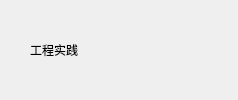
    <widget class="QWidget" name="widget_title" native="true">
     <property name="sizePolicy">
      <sizepolicy hsizetype="Preferred" vsizetype="Fixed">
       <horstretch>0</horstretch>
       <verstretch>0</verstretch>
      </sizepolicy>
     </property>
     <property name="minimumSize">
      <size>
       <width>100</width>
       <height>33</height>
      </size>
     </property>
     <layout class="QHBoxLayout" name="horizontalLayout_2">
      <property name="spacing">
       <number>0</number>
      </property>
      <property name="leftMargin">
       <number>0</number>
      </property>
      <property name="topMargin">
       <number>0</number>
      </property>
      <property name="rightMargin">
       <number>0</number>
      </property>
      <property name="bottomMargin">
       <number>0</number>
      </property>
      <item>
       <widget class="QLabel" name="lab_Ico">
        <property name="sizePolicy">
         <sizepolicy hsizetype="Minimum" vsizetype="Preferred">
          <horstretch>0</horstretch>
          <verstretch>0</verstretch>
         </sizepolicy>
        </property>
        <property name="minimumSize">
         <size>
          <width>30</width>
          <height>0</height>
         </size>
        </property>
        <property name="text">
         <string/>
        </property>
        <property name="alignment">
         <set>Qt::AlignCenter</set>
        </property>
       </widget>
      </item>
      <item>
       <widget class="QLabel" name="lab_Title">
        <property name="sizePolicy">
         <sizepolicy hsizetype="Expanding" vsizetype="Preferred">
          <horstretch>0</horstretch>
          <verstretch>0</verstretch>
         </sizepolicy>
        </property>
        <property name="styleSheet">
         <string notr="true">font: 10pt &quot;微软雅黑&quot;;</string>
        </property>
        <property name="text">
         <string>工程实践</string>
        </property>
        <property name="alignment">
         <set>Qt::AlignLeading|Qt::AlignLeft|Qt::AlignVCenter</set>
        </property>
       </widget>
      </item>
      <item>
       <widget class="QWidget" name="widget_menu" native="true">
        <property name="sizePolicy">
         <sizepolicy hsizetype="Minimum" vsizetype="Preferred">
          <horstretch>0</horstretch>
          <verstretch>0</verstretch>
         </sizepolicy>
        </property>
        <layout class="QHBoxLayout" name="horizontalLayout">
         <property name="spacing">
          <number>0</number>
         </property>
         <property name="leftMargin">
          <number>0</number>
         </property>
         <property name="topMargin">
          <number>0</number>
         </property>
         <property name="rightMargin">
          <number>0</number>
         </property>
         <property name="bottomMargin">
          <number>0</number>
         </property>
         <item>
          <widget class="QPushButton" name="btnMenu">
           <property name="sizePolicy">
            <sizepolicy hsizetype="Minimum" vsizetype="Expanding">
             <horstretch>0</horstretch>
             <verstretch>0</verstretch>
            </sizepolicy>
           </property>
           <property name="minimumSize">
            <size>
             <width>31</width>
             <height>0</height>
            </size>
           </property>
           <property name="cursor">
            <cursorShape>ArrowCursor</cursorShape>
           </property>
           <property name="focusPolicy">
            <enum>Qt::NoFocus</enum>
           </property>
           <property name="toolTip">
            <string>菜单</string>
           </property>
           <property name="text">
            <string/>
           </property>
           <property name="flat">
            <bool>true</bool>
           </property>
          </widget>
         </item>
         <item>
          <widget class="QPushButton" name="btnMenu_Min">
           <property name="sizePolicy">
            <sizepolicy hsizetype="Minimum" vsizetype="Expanding">
             <horstretch>0</horstretch>
             <verstretch>0</verstretch>
            </sizepolicy>
           </property>
           <property name="minimumSize">
            <size>
             <width>31</width>
             <height>0</height>
            </size>
           </property>
           <property name="cursor">
            <cursorShape>ArrowCursor</cursorShape>
           </property>
           <property name="focusPolicy">
            <enum>Qt::NoFocus</enum>
           </property>
           <property name="toolTip">
            <string>最小化</string>
           </property>
           <property name="text">
            <string/>
           </property>
           <property name="flat">
            <bool>true</bool>
           </property>
          </widget>
         </item>
         <item>
          <widget class="QPushButton" name="btnMenu_Max">
           <property name="sizePolicy">
            <sizepolicy hsizetype="Minimum" vsizetype="Expanding">
             <horstretch>0</horstretch>
             <verstretch>0</verstretch>
            </sizepolicy>
           </property>
           <property name="minimumSize">
            <size>
             <width>31</width>
             <height>0</height>
            </size>
           </property>
           <property name="cursor">
            <cursorShape>ArrowCursor</cursorShape>
           </property>
           <property name="focusPolicy">
            <enum>Qt::NoFocus</enum>
           </property>
           <property name="toolTip">
            <string>最大化</string>
           </property>
           <property name="text">
            <string/>
           </property>
           <property name="flat">
            <bool>true</bool>
           </property>
          </widget>
         </item>
         <item>
          <widget class="QPushButton" name="btnMenu_Close">
           <property name="sizePolicy">
            <sizepolicy hsizetype="Minimum" vsizetype="Expanding">
             <horstretch>0</horstretch>
             <verstretch>0</verstretch>
            </sizepolicy>
           </property>
           <property name="minimumSize">
            <size>
             <width>40</width>
             <height>0</height>
            </size>
           </property>
           <property name="cursor">
            <cursorShape>ArrowCursor</cursorShape>
           </property>
           <property name="focusPolicy">
            <enum>Qt::NoFocus</enum>
           </property>
           <property name="toolTip">
            <string>关闭</string>
           </property>
           <property name="text">
            <string/>
           </property>
           <property name="flat">
            <bool>true</bool>
           </property>
          </widget>
         </item>
        </layout>
       </widget>
      </item>
     </layout>
    </widget>
